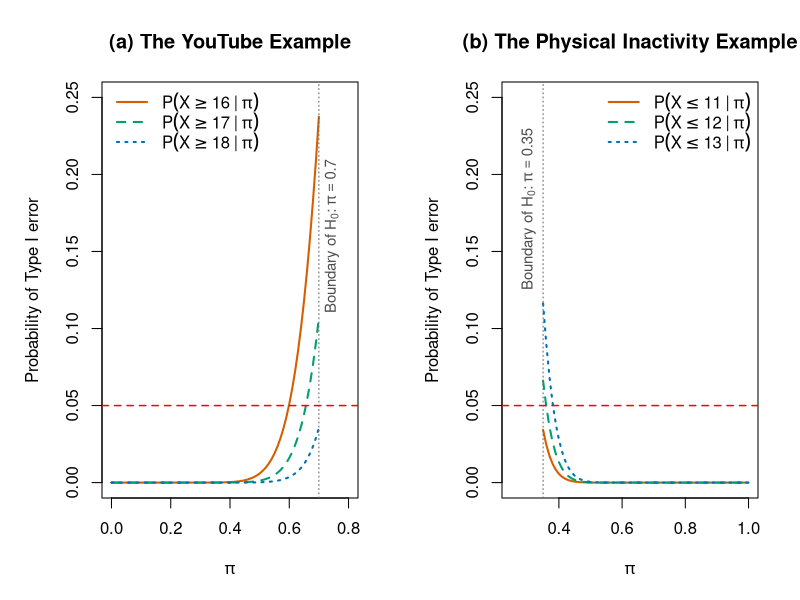

The R source for this figure:
# x-values
p1 <- seq(0, 0.70, by = 0.01)
p2 <- seq(0.35, 1.00, by = 0.01)

# Panel (a)
y16 <- pbinom(15, 20, p1, lower.tail = FALSE)
y17 <- pbinom(16, 20, p1, lower.tail = FALSE)
y18 <- pbinom(17, 20, p1, lower.tail = FALSE)

# Panel (b)
z11 <- pbinom(11, 50, p2)
z12 <- pbinom(12, 50, p2)
z13 <- pbinom(13, 50, p2)

# Okabe-Ito colors (colorblind-friendly)
cols <- c("#D55E00", "#009E73", "#0072B2")

par(mfrow = c(1, 2), mar = c(5, 5, 4, 2) + 0.1)

# -------------------------
# (a)
# -------------------------
plot(p1, y16, type = "l", lwd = 2, lty = 1, col = cols[1],
     xlim = c(0, 0.8), ylim = c(0, 0.25),
     xlab = expression(pi),
     ylab = "Probability of Type I error",
     main = "(a) The YouTube Example")

lines(p1, y17, lwd = 2, lty = 2, col = cols[2])
lines(p1, y18, lwd = 2, lty = 3, col = cols[3])
abline(v = 0.70, col = "gray40", lwd = 1, lty = 3)
text(
  x = 0.72,
  y = 0.11,
  labels = expression("Boundary of " * H[0] * ":" ~ pi == 0.70),
  srt = 90,
  pos = 4,
  col = "gray30",
  cex = 0.9
)

abline(h = 0.05, col = "red", lwd = 1.5, lty = 2)

legend("topleft",
       legend = c(
         expression(P(X >= 16 ~ "|" ~ pi)),
         expression(P(X >= 17 ~ "|" ~ pi)),
         expression(P(X >= 18 ~ "|" ~ pi))
       ),
       col = cols, lty = c(1, 2, 3), lwd = 2, bty = "n")

# -------------------------
# (b)
# -------------------------
plot(p2, z11, type = "l", lwd = 2, lty = 1, col = cols[1],
     xlim = c(0.25, 1), ylim = c(0, 0.25),
     xlab = expression(pi),
     ylab = "Probability of Type I error",
     main = "(b) The Physical Inactivity Example")

lines(p2, z12, lwd = 2, lty = 2, col = cols[2])
lines(p2, z13, lwd = 2, lty = 3, col = cols[3])

abline(h = 0.05, col = "red", lwd = 1.5, lty = 2)
abline(v = 0.35, col = "gray40", lwd = 1, lty = 3)
text(
  x = 0.345,
  y = 0.23,
  labels = expression("Boundary of " * H[0] * ":" ~ pi == 0.35),
  srt = 90,
  pos = 2,
  col = "gray30",
  cex = 0.9
)

legend("topright",
       legend = c(
         expression(P(X <= 11 ~ "|" ~ pi)),
         expression(P(X <= 12 ~ "|" ~ pi)),
         expression(P(X <= 13 ~ "|" ~ pi))
       ),
       col = cols, lty = c(1, 2, 3), lwd = 2, bty = "n")
